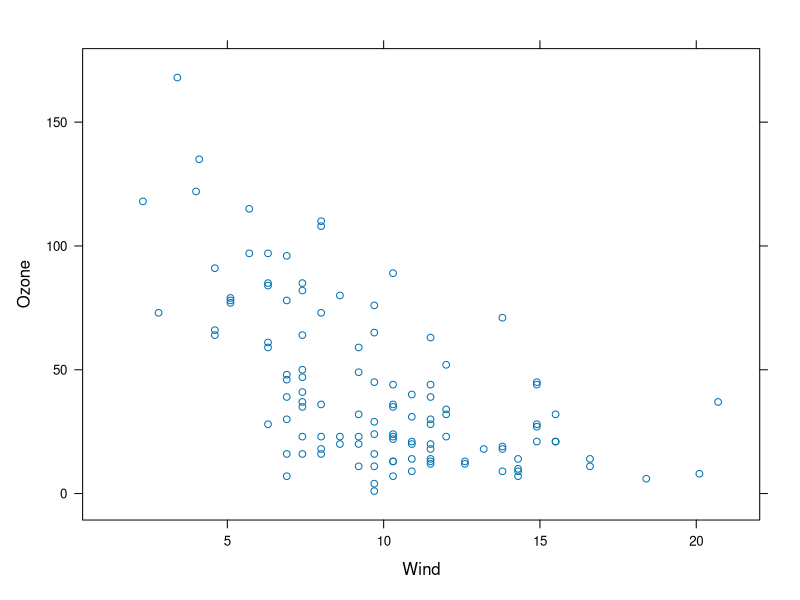
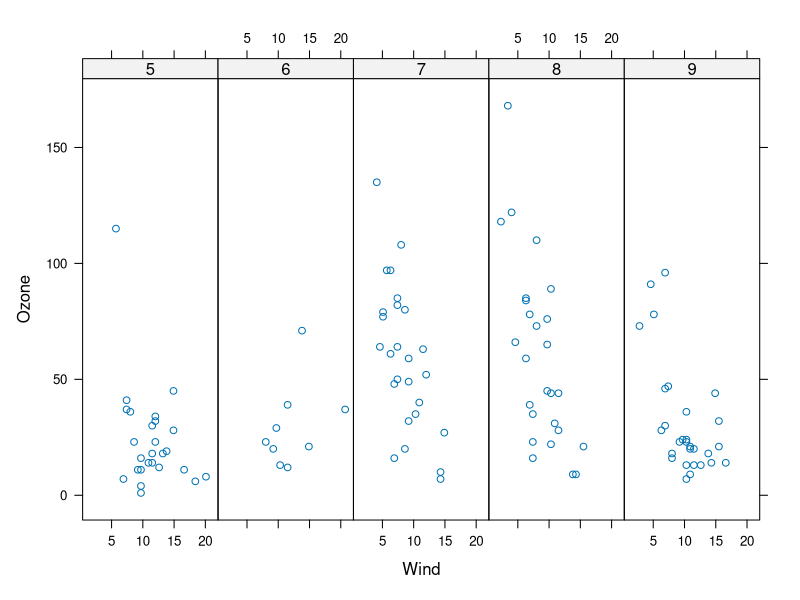
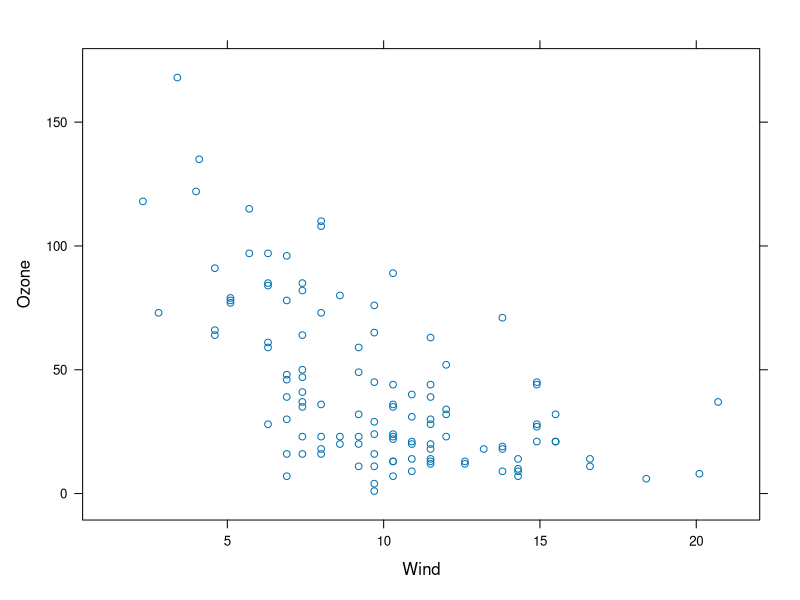
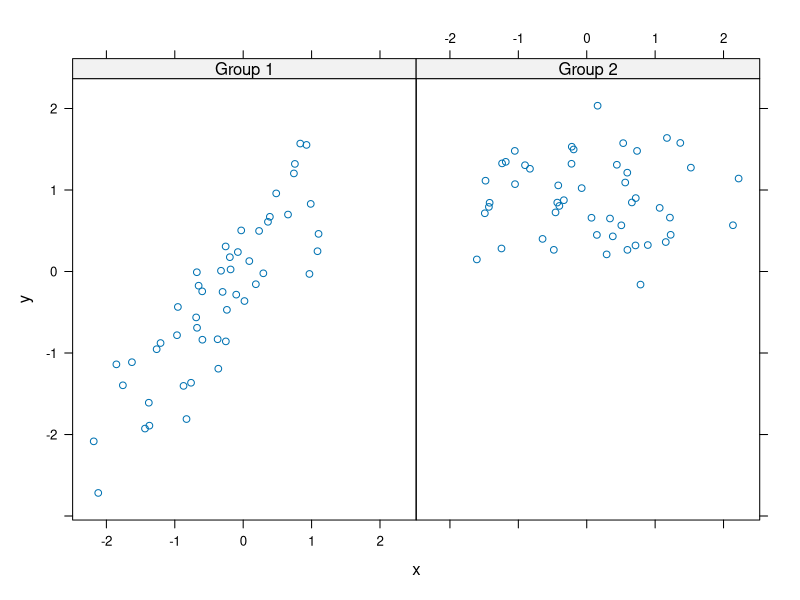
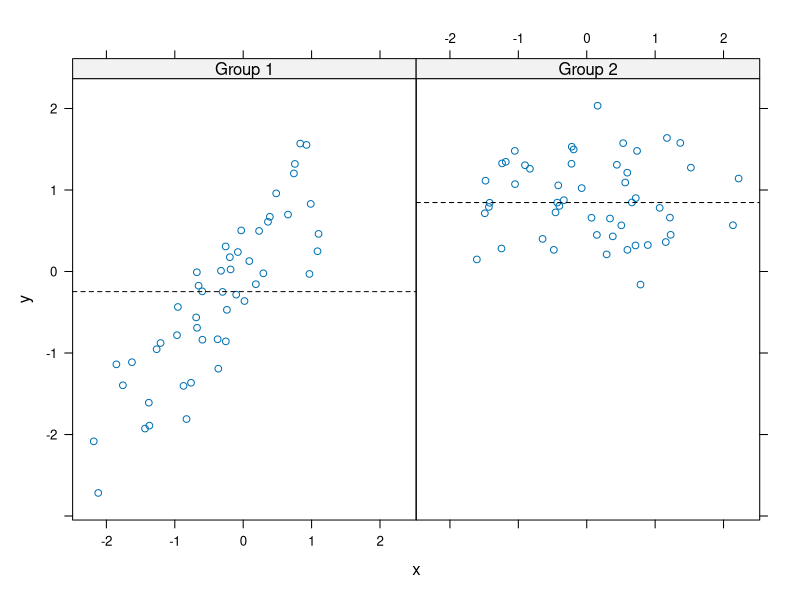
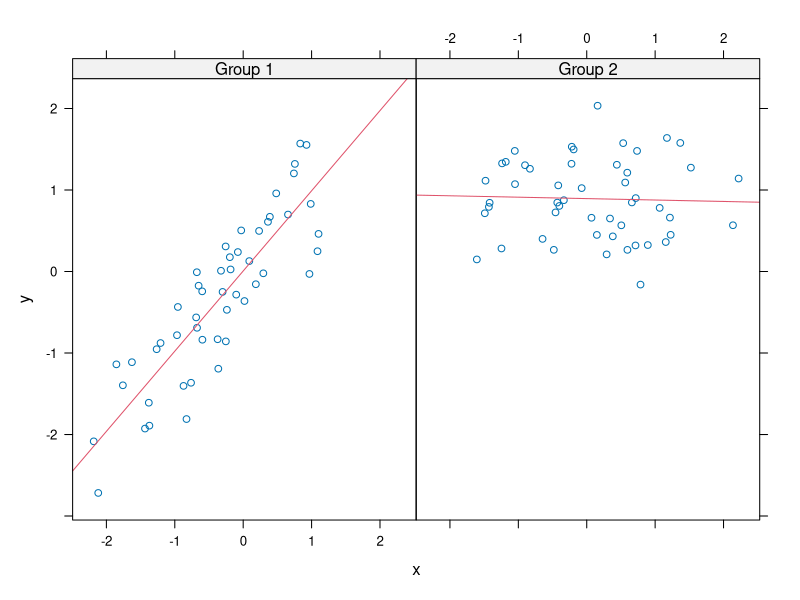

Here is the R script that generated these plots, in order:
# lattice_plotting.R
# The Lattice Plotting System in R

library(lattice)
library(datasets)
## Simple scatterplot
xyplot(Ozone ~ Wind, data = airquality)

library(datasets)
library(lattice)
## Convert 'Month' to a factor variable
airquality <- transform(airquality, Month = factor(Month))
xyplot(Ozone ~ Wind | Month, data = airquality, layout = c(5, 1))

p <- xyplot(Ozone ~ Wind, data = airquality)  ## Nothing happens!
print(p)  ## Plot appears

set.seed(10)
x <- rnorm(100)
f <- rep(0:1, each = 50)
y <- x + f - f * x + rnorm(100, sd = 0.5)
f <- factor(f, labels = c("Group 1", "Group 2"))
xyplot(y ~ x | f, layout = c(2, 1))  ## Plot with 2 panels

## Custom panel function
xyplot(y ~ x | f, panel = function(x, y, ...) {
    panel.xyplot(x, y, ...)  ## First call the default panel function for 'xyplot'
    panel.abline(h = median(y), lty = 2)  ## Add a horizontal line at the median
})

## Custom panel function
xyplot(y ~ x | f, panel = function(x, y, ...) {
    panel.xyplot(x, y, ...)  ## First call default panel function
    panel.lmline(x, y, col = 2)  ## Overlay a simple linear regression line
})
